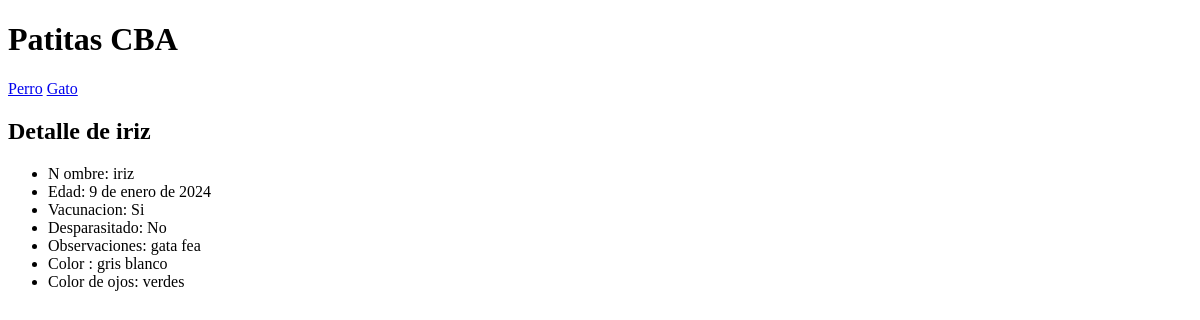
/publicargato/detail/1, run on an earlier commit of the app's database.
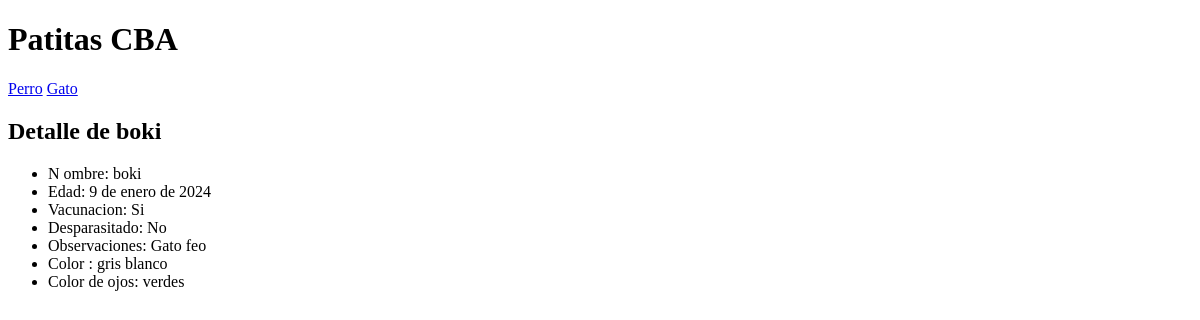
And on a later commit of the database.
### animales/models.py (models this page shows, shortened)
class Animal(models.Model):
    nombre = models.CharField(max_length=30, blank= True, null = True)
    nacimiento = models.DateField(blank= True, null = True)
    vacunacion= models.BooleanField(blank = True)
    desparasitado = models.BooleanField(blank = True)
    observaciones = models.TextField(blank= True, null = True)
    def es_vacunado(self):
        if self.vacunacion:
            return "Si"
        else:
            return "No"
    def es_desparasitado(self):
        if self.desparasitado:
            return "Si"
        else:
            return "No"

### animales/views.py (the view)
# urls.py: path('publicargato/detail/<int:pk>', views.GatoDetail.as_view(), name= 'gato_detail'),
class GatoDetail(DetailView):
    model = Gato

### animales/templates/animales/gato_detail.html (shortened to what this page needs)
{% extends 'animales/padre.html' %}
{% block contenido_que_cambia %}
        <h2>Detalle de {{object.nombre}}</h2>
        <ul>
            <li>N ombre: {{object.nombre}}</li>
            <li>Edad: {{object.nacimiento}}</li>
            <li>Vacunacion: {{object.es_vacunado}}</li>
            <li>Desparasitado: {{object.es_desparasitado}}</li>
            <li>Observaciones: {{object.observaciones}}</li>
            <li>Color : {{object.color_pelo}}</li>
            <li>Color de ojos: {{object.color_ojos}}</li>
        </ul>
{% endblock contenido_que_cambia %}

What changed in the data, as far as the page shows it:
changed Animal: nombre "iriz" → "boki"; observaciones "gata fea" → "Gato feo"
